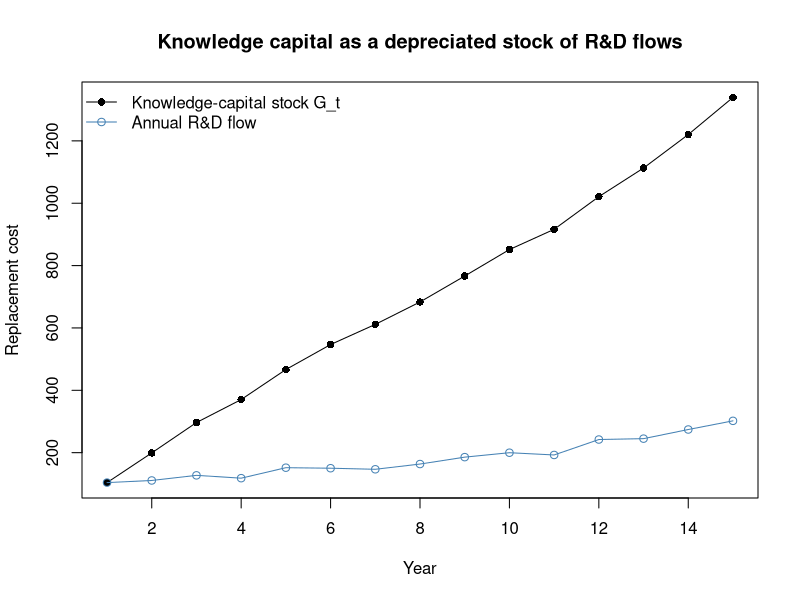

Here is the R script that generated this plot:
## ---- chunk 1
set.seed(21)

# --- simulate a market and one firm with a known event-day jump --------------
n_est  <- 250          # estimation-window trading days
n_evt  <- 5            # event-window days (e.g., -2..+2)
alpha  <- 0.0002; beta <- 1.10
mkt_est <- rnorm(n_est, 0.0004, 0.009)
firm_est <- alpha + beta * mkt_est + rnorm(n_est, 0, 0.012)

# --- estimate the market model on the clean pre-event window -----------------
fit <- lm(firm_est ~ mkt_est)

# --- event window: true cash-flow news adds +3% on the announcement day ------
mkt_evt   <- rnorm(n_evt, 0.0004, 0.009)
news      <- c(0, 0, 0.03, 0, 0)            # day 0 carries the marketing news
firm_evt  <- coef(fit)[1] + coef(fit)[2] * mkt_evt +
             rnorm(n_evt, 0, 0.012) + news

# --- abnormal and cumulative abnormal returns --------------------------------
expected_evt <- predict(fit, newdata = data.frame(mkt_est = mkt_evt))
AR  <- firm_evt - expected_evt
CAR <- cumsum(AR)

data.frame(day = -2:2, AR = round(AR, 4), CAR = round(CAR, 4))
## ---- chunk 2
#| label: fig-perpetual-inventory
#| fig-cap: "Knowledge capital as a depreciated stock of past R&D flows, simulated by the perpetual-inventory recursion."
#| message: false
#| warning: false
# Knowledge-capital accumulation by perpetual inventory (eq. mf-knowcap).
set.seed(21)
years      <- 1:15
rd_flow    <- 100 * (1.08)^(years - 1) * exp(rnorm(length(years), 0, 0.05))
delta_rd   <- 0.15                       # BEA-style default depreciation
G <- numeric(length(years)); G[1] <- rd_flow[1]
for (t in 2:length(years)) {
  G[t] <- (1 - delta_rd) * G[t - 1] + rd_flow[t]
}

plot(years, G, type = "o", pch = 16,
     xlab = "Year", ylab = "Replacement cost",
     main = "Knowledge capital as a depreciated stock of R&D flows",
     ylim = range(c(G, rd_flow)))
lines(years, rd_flow, type = "o", col = "steelblue", pch = 1)
legend("topleft", bty = "n",
       legend = c("Knowledge-capital stock G_t", "Annual R&D flow"),
       col = c("black", "steelblue"), pch = c(16, 1), lty = 1)
